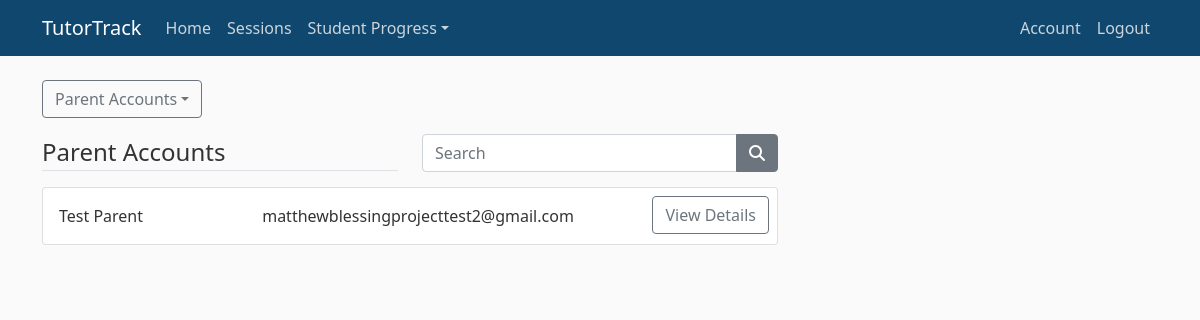
Screenshot of /parent/accounts (signed in) with the database file from the repository.
### tables this page shows
CREATE TABLE Parent (
                                        ParentID INTEGER PRIMARY KEY,
                                        TutorID INTEGER NOT NULL,
                                        FOREIGN KEY (ParentID) REFERENCES User (UserID) ON DELETE CASCADE,
                                        FOREIGN KEY (TutorID) REFERENCES Tutor (TutorID) ON DELETE CASCADE
                                    );

### tutortrack/models.py (models this page shows, shortened)
class User(db.Model, UserMixin):
    __tablename__ = "User"
    userID = db.Column(db.Integer, primary_key=True)
    firstname = db.Column(db.String(20), nullable=False)
    surname = db.Column(db.String(40), nullable=False)
    email = db.Column(db.String(320), unique=True, nullable=False)
    password = db.Column(db.String(128), nullable=False)
    confirmed = db.Column(db.Boolean, nullable=False, default=False)
    passwordReset = db.Column(db.Boolean, nullable=False, default=False)
    type = db.Column(db.String(20), nullable=False)

### tutortrack/account/routes.py (the view, shortened to what this page needs)
@account.route("/parent/accounts", methods=["GET", "POST"])
@login_required(type="tutor")
def parent_accounts():
    with db.engine.connect() as conn:
        parents = conn.execute(text(
            "SELECT * " +
            "FROM User JOIN Parent ON User.UserID=Parent.ParentID " +
            "WHERE Parent.TutorID=:id AND User.Confirmed=1 " +
            "ORDER BY Surname, Firstname"
        ),
            {"id": current_user.userID}
        ).fetchall()
        form = SearchForm()
        return render_template(
            "tutor_parent_accounts.html", title="Parent Accounts",
            parents=parents, form=form
        )

### tutortrack/account/forms.py
class SearchForm(FlaskForm):
    search = StringField()
    submit = SubmitField()

### tutortrack/models.py (called while the page is built)
@event.listens_for(Engine, "connect")
def set_sqlite_pragma(dbapi_connection, connection_record):
    cursor = dbapi_connection.cursor()
    cursor.execute("PRAGMA foreign_keys=ON")
    cursor.close()

@login_manager.user_loader
def user_loader(userID):
    return User.query.get(userID)

def login_required(type="any"):
    def decorator(function):
        @wraps(function)
        def wrapper(*args, **kwargs):
            if not current_user.is_authenticated:
                return login_manager.unauthorized()
            if current_user.type != type and type != "any":
                flash("You are not permitted to access this page.", "danger")
                return redirect(url_for("other.home"))
            return function(*args, **kwargs)
        return wrapper
    return decorator

### tutortrack/account/templates/tutor_parent_accounts.html (shortened to what this page needs)
{% extends "layout.html" %}
{% block content %}
<div class="dropdown">
    <button class="btn btn-outline-secondary dropdown-toggle mb-3" type="button" id="pageSelect"
        data-bs-toggle="dropdown" aria-expanded="false">Parent Accounts</button>
</div>
<div class="row">
    <div class="col">
        <legend class="border-bottom mb-3">Parent Accounts</legend>
    </div>
    <div class="col">
        <div class="form-group">
            <form method="POST" action="" name="searchBar" id="searchBar">
                <div class="input-group">
                    {{ form.search(class="form-control", id="searchInput", placeholder="Search", aria_label="Search",
                    aria_describedby="searchButton", style="box-shadow: none;") }}
                    <button id="searchButton" class="btn btn-secondary" type="button">
                        <i class="fas fa-search"></i>
                    </button>
                </div>
            </form>
        </div>
    </div>
</div>
<div id="parents">
    {% for parent in parents %}
    <div class="card mb-3" id="children">
        <div class="row">
            <div class="col m-3">
                <div class="card-text">
                    {{ parent[1] }}
                    {{ parent[2] }}
                </div>
            </div>
            <div class="col m-3">
                <div class="card-text">
                    {{ parent[3] }}
                </div>
            </div>
            <div class="col m-2" style="text-align: right;">
                <div class="card-text">
                    <a class="btn btn-outline-secondary btn"
                        href="{{ url_for('account.parent_details', parentID=parent[0])}}">View Details</a>
                </div>
            </div>
        </div>
    </div>
    {% endfor %}
</div>
{% endblock content %}

### tutortrack/static/main.css (style rules this page uses)
body { background: #fafafa; color: #333333; margin-top: 5rem; }

### rows the page displays
Parent: Firstname "Test", Surname "Parent", Email "matthewblessingprojecttest2@gmail.com"
